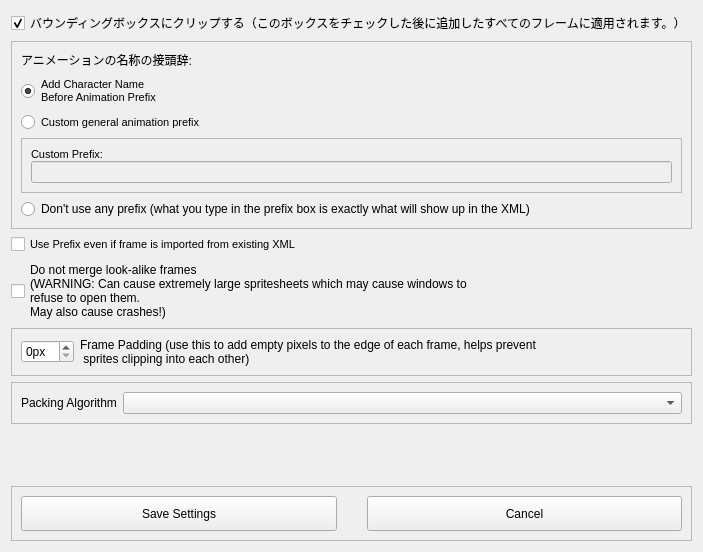
<?xml version="1.0" encoding="UTF-8"?>
<ui version="4.0">
 <class>Form</class>
 <widget class="QWidget" name="Form">
  <property name="windowModality">
   <enum>Qt::ApplicationModal</enum>
  </property>
  <property name="geometry">
   <rect>
    <x>0</x>
    <y>0</y>
    <width>603</width>
    <height>552</height>
   </rect>
  </property>
  <property name="windowTitle">
   <string>Spritesheet Generation Settings</string>
  </property>
  <layout class="QVBoxLayout" name="verticalLayout_3" stretch="0,0,0,0,0,0,0,0">
   <item>
    <widget class="QCheckBox" name="clip_checkbox">
     <property name="font">
      <font>
       <pointsize>9</pointsize>
      </font>
     </property>
     <property name="text">
      <string>バウンディングボックスにクリップする（このボックスをチェックした後に追加したすべてのフレームに適用されます。）</string>
     </property>
     <property name="checked">
      <bool>true</bool>
     </property>
    </widget>
   </item>
   <item>
    <widget class="QFrame" name="frame">
     <property name="frameShape">
      <enum>QFrame::StyledPanel</enum>
     </property>
     <property name="frameShadow">
      <enum>QFrame::Raised</enum>
     </property>
     <layout class="QVBoxLayout" name="verticalLayout">
      <item>
       <widget class="QLabel" name="label">
        <property name="font">
         <font>
          <pointsize>9</pointsize>
         </font>
        </property>
        <property name="text">
         <string>アニメーションの名称の接頭辞:</string>
        </property>
       </widget>
      </item>
      <item>
       <widget class="QRadioButton" name="charname_first_radiobtn">
        <property name="font">
         <font>
          <pointsize>8</pointsize>
         </font>
        </property>
        <property name="text">
         <string>Add Character Name 
Before Animation Prefix</string>
        </property>
        <property name="checked">
         <bool>true</bool>
        </property>
       </widget>
      </item>
      <item>
       <widget class="QRadioButton" name="custom_prefix_radiobtn">
        <property name="font">
         <font>
          <pointsize>8</pointsize>
         </font>
        </property>
        <property name="text">
         <string>Custom general animation prefix</string>
        </property>
       </widget>
      </item>
      <item>
       <widget class="QFrame" name="frame_2">
        <property name="frameShape">
         <enum>QFrame::StyledPanel</enum>
        </property>
        <property name="frameShadow">
         <enum>QFrame::Raised</enum>
        </property>
        <layout class="QVBoxLayout" name="verticalLayout_2" stretch="0,0">
         <property name="spacing">
          <number>0</number>
         </property>
         <item>
          <widget class="QLabel" name="label_2">
           <property name="font">
            <font>
             <pointsize>8</pointsize>
            </font>
           </property>
           <property name="text">
            <string>Custom Prefix:</string>
           </property>
          </widget>
         </item>
         <item>
          <widget class="QLineEdit" name="custom_prefix_text">
           <property name="enabled">
            <bool>false</bool>
           </property>
          </widget>
         </item>
        </layout>
       </widget>
      </item>
      <item>
       <widget class="QRadioButton" name="no_prefix_radiobtn">
        <property name="text">
         <string>Don't use any prefix (what you type in the prefix box is exactly what will show up in the XML)</string>
        </property>
       </widget>
      </item>
     </layout>
    </widget>
   </item>
   <item>
    <widget class="QCheckBox" name="insist_prefix_checkbox">
     <property name="font">
      <font>
       <pointsize>8</pointsize>
      </font>
     </property>
     <property name="text">
      <string>Use Prefix even if frame is imported from existing XML</string>
     </property>
    </widget>
   </item>
   <item>
    <widget class="QCheckBox" name="no_merge_checkbox">
     <property name="text">
      <string>Do not merge look-alike frames
(WARNING: Can cause extremely large spritesheets which may cause windows to
refuse to open them.
May also cause crashes!)</string>
     </property>
    </widget>
   </item>
   <item>
    <widget class="QFrame" name="frame_4">
     <property name="frameShape">
      <enum>QFrame::StyledPanel</enum>
     </property>
     <property name="frameShadow">
      <enum>QFrame::Raised</enum>
     </property>
     <layout class="QHBoxLayout" name="horizontalLayout_2" stretch="0,1">
      <item>
       <widget class="QSpinBox" name="frame_padding_spinbox">
        <property name="suffix">
         <string>px</string>
        </property>
        <property name="maximum">
         <number>20</number>
        </property>
       </widget>
      </item>
      <item>
       <widget class="QLabel" name="frame_padding_label">
        <property name="text">
         <string>Frame Padding (use this to add empty pixels to the edge of each frame, helps prevent 
 sprites clipping into each other)</string>
        </property>
       </widget>
      </item>
     </layout>
    </widget>
   </item>
   <item>
    <widget class="QFrame" name="frame_5">
     <property name="frameShape">
      <enum>QFrame::StyledPanel</enum>
     </property>
     <property name="frameShadow">
      <enum>QFrame::Raised</enum>
     </property>
     <layout class="QHBoxLayout" name="horizontalLayout_3" stretch="0,1">
      <item>
       <widget class="QLabel" name="packingalgo_label">
        <property name="text">
         <string>Packing Algorithm</string>
        </property>
       </widget>
      </item>
      <item>
       <widget class="QComboBox" name="packingalgo_combobox"/>
      </item>
     </layout>
    </widget>
   </item>
   <item>
    <spacer name="verticalSpacer">
     <property name="orientation">
      <enum>Qt::Vertical</enum>
     </property>
     <property name="sizeHint" stdset="0">
      <size>
       <width>20</width>
       <height>40</height>
      </size>
     </property>
    </spacer>
   </item>
   <item>
    <widget class="QFrame" name="frame_3">
     <property name="frameShape">
      <enum>QFrame::StyledPanel</enum>
     </property>
     <property name="frameShadow">
      <enum>QFrame::Raised</enum>
     </property>
     <layout class="QHBoxLayout" name="horizontalLayout">
      <property name="spacing">
       <number>30</number>
      </property>
      <item>
       <widget class="QPushButton" name="save_settings_btn">
        <property name="minimumSize">
         <size>
          <width>0</width>
          <height>35</height>
         </size>
        </property>
        <property name="font">
         <font>
          <pointsize>9</pointsize>
         </font>
        </property>
        <property name="text">
         <string>Save Settings</string>
        </property>
       </widget>
      </item>
      <item>
       <widget class="QPushButton" name="settings_cancel_btn">
        <property name="minimumSize">
         <size>
          <width>0</width>
          <height>35</height>
         </size>
        </property>
        <property name="font">
         <font>
          <pointsize>9</pointsize>
         </font>
        </property>
        <property name="text">
         <string>Cancel</string>
        </property>
       </widget>
      </item>
     </layout>
    </widget>
   </item>
  </layout>
 </widget>
 <resources/>
 <connections/>
</ui>
